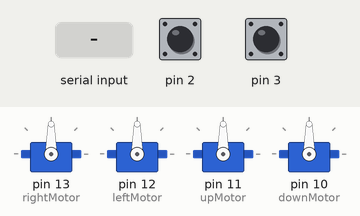
Bench run of a sketch on a simulated Arduino Uno, built with avr-gcc and run on an emulated ATmega328P. Shown: 4 × servo. Inputs (shaded band) come from the test bench; at power-on: pin 2 HIGH, pin 3 HIGH. Random numbers use the default seed unless the sketch sets one; what the sketch prints to the serial monitor is not drawn.

Above: at 1.2 s.
1.3 s: "1" received over Serial
At 1.51 s:
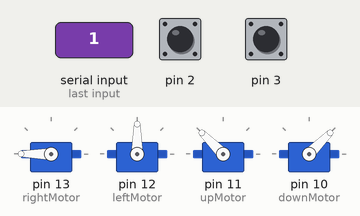
3.1 s: "2" received over Serial
At 3.31 s:
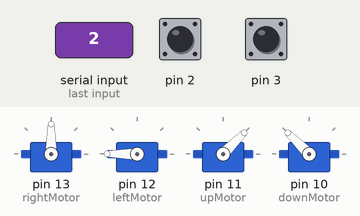
4.9 s: "3" received over Serial
At 5.12 s:
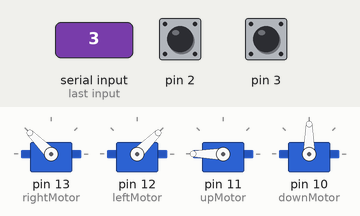
6.7 s: "4" received over Serial
At 6.92 s:
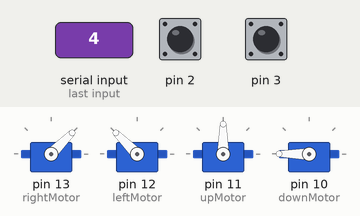
Timing chart, 0 to 9.7 s (numbered marks = the images above; inputs shaded):
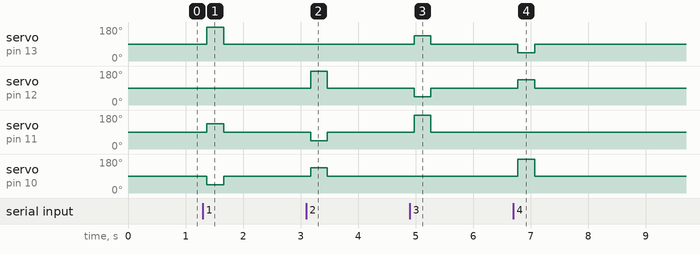

The sketch:

bluetooth.ino
```cpp
#include <Servo.h>

Servo rightMotor, leftMotor, upMotor, downMotor;

float in_val = 0.0f;
int count = 0;
float cur_val = 0.0f;
int rnum = 0;
boolean flag = true;

void setup() {
  // put your setup code here, to run once:
  Serial.begin(9600);
  pinMode(2, INPUT_PULLUP);
  pinMode(3, INPUT_PULLUP);
  pinMode(18, INPUT_PULLUP);
  pinMode(19, INPUT_PULLUP);
  attachInterrupt(digitalPinToInterrupt(2), magnet_detect, CHANGE);  //Initialize the intterrupt pin (Arduino digital pin 2)
  attachInterrupt(digitalPinToInterrupt(3), magnet_detect1, CHANGE);
  attachInterrupt(digitalPinToInterrupt(18), magnet_detect2, CHANGE);
  attachInterrupt(digitalPinToInterrupt(19), magnet_detect3, CHANGE);
  rightMotor.attach(13);
  leftMotor.attach(12);
  upMotor.attach(11);
  downMotor.attach(10);
  rightMotor.write(90);
  leftMotor.write(90);
  upMotor.write(90);
  downMotor.write(90);
  randomSeed(analogRead(0));
}

void loop() {
  // put your main code here, to run repeatedly:
  if(flag){
    offLed();
    randGen();
    glowLed();
  }

  if (Serial.available() > 0){
    count = 0;
    in_val = Serial.read();
//    Serial.println(in_val);
    if (cur_val != in_val) {
      if (in_val == 49) {         // up
        cur_val = in_val;
//        Serial.println("UP");
        tiltUp();
      }
      else if (in_val == 50) {    // down
        cur_val = in_val;
//        Serial.println("D");
        tiltDown();
      }
      else if (in_val == 51) {    // right
        cur_val = in_val;
//        Serial.println("R");
        tiltRight();
      }
      else if (in_val == 52) {    // left
        cur_val = in_val;
//        Serial.println("L");
        tiltLeft();
      }
    }
  }
  else {
    count++;
    delay(30);
  }
  if (count >= 8) {
    if (cur_val != 0){
//      Serial.println("Stable");
      stableMotor();
      cur_val = 0;
    }
    count = 0;
  }
}

void stableMotor() {
  rightMotor.write(90);
  leftMotor.write(90);
  upMotor.write(90);
  downMotor.write(90);
//  Serial.println("Motor Stable");
  delay(50);
}

void tiltRight() {
  stableMotor();
  rightMotor.write(135);
  leftMotor.write(45);
  upMotor.write(180);
  downMotor.write(90);
//  Serial.println("Motor Right");
  delay(50);
}

void tiltLeft() {
  stableMotor();
  rightMotor.write(45);
  leftMotor.write(135);
  upMotor.write(90);
  downMotor.write(180);
//  Serial.println("Motor Left");
  delay(50);
}

void tiltUp() {
  stableMotor();
  rightMotor.write(180);
  leftMotor.write(90);
  upMotor.write(135);
  downMotor.write(45);
//  Serial.println("Motor Up");
  delay(50);
}

void tiltDown() {
  stableMotor();
  rightMotor.write(90);
  leftMotor.write(180);
  upMotor.write(45);
  downMotor.write(135);
//  Serial.println("Motor Down");
  delay(50);
}

void magnet_detect(){
  if(rnum == 4){
    Serial.println("detected");
    flag = true;
  }
}

void magnet_detect1()
{
  if(rnum == 5){
    Serial.println("detected");
    flag = true;
  }
}

void magnet_detect2(){
  if(rnum == 6){
    Serial.println("detected");
    flag = true;
  }
}

void magnet_detect3(){
  if(rnum == 7){
    Serial.println("detected");
    flag = true;
  }
}

void glowLed(){
  digitalWrite(rnum , HIGH);
  Serial.println(rnum);
  flag = false;
}

void offLed(){
  digitalWrite(4, LOW);
  digitalWrite(5, LOW);
  digitalWrite(6, LOW);
  digitalWrite(7, LOW);
}
void randGen(){
  while(true){
//    long temp = (rand()%4) + 4;
    long temp = random(4,8);
    if(temp != rnum){
      rnum = temp;
      break;
    }
  }
}
```

Measured:
- after the input at 1.3 s, servo on pin 13 (rightMotor): 90° → 180° after 0.07 s, → 90° 0.29 s later; servo on pin 11 (upMotor): 90° → 135° after 0.07 s, → 90° 0.29 s later; servo on pin 10 (downMotor): 90° → 45° after 0.07 s, → 90° 0.29 s later
- after the input at 3.1 s, servo on pin 12 (leftMotor): 90° → 180° after 0.07 s, → 90° 0.29 s later; servo on pin 11 (upMotor): 90° → 45° after 0.07 s, → 90° 0.29 s later; servo on pin 10 (downMotor): 90° → 135° after 0.07 s, → 90° 0.29 s later
- after the input at 4.9 s, servo on pin 13 (rightMotor): 90° → 135° after 0.08 s, → 90° 0.29 s later; servo on pin 12 (leftMotor): 90° → 45° after 0.08 s, → 90° 0.29 s later; servo on pin 11 (upMotor): 90° → 180° after 0.08 s, → 90° 0.29 s later
- after the input at 6.7 s, servo on pin 13 (rightMotor): 90° → 45° after 0.08 s, → 90° 0.29 s later; servo on pin 12 (leftMotor): 90° → 135° after 0.08 s, → 90° 0.29 s later; servo on pin 10 (downMotor): 90° → 180° after 0.08 s, → 90° 0.29 s later
